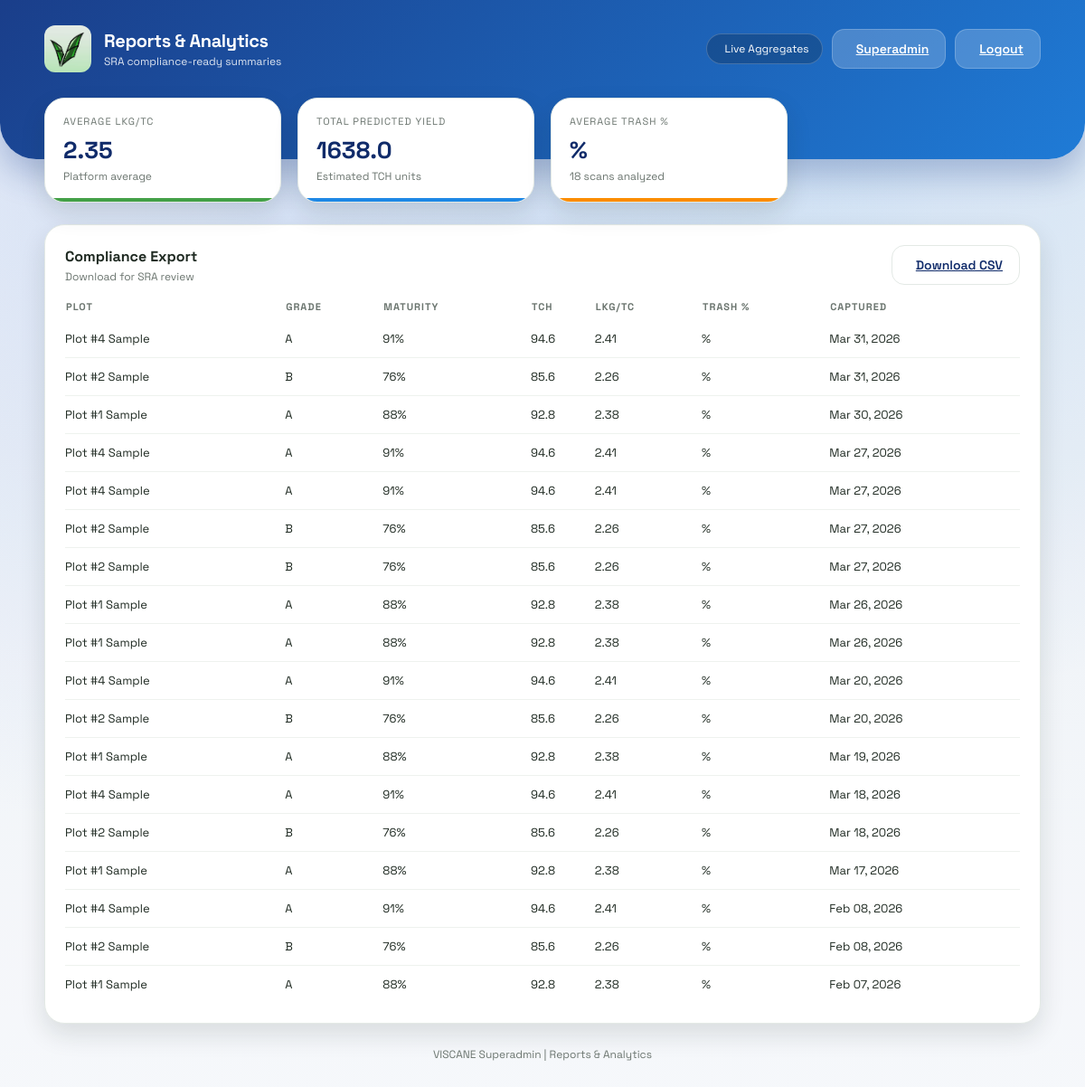
/superadmin/reports (signed in), run on an earlier commit of the app's database.
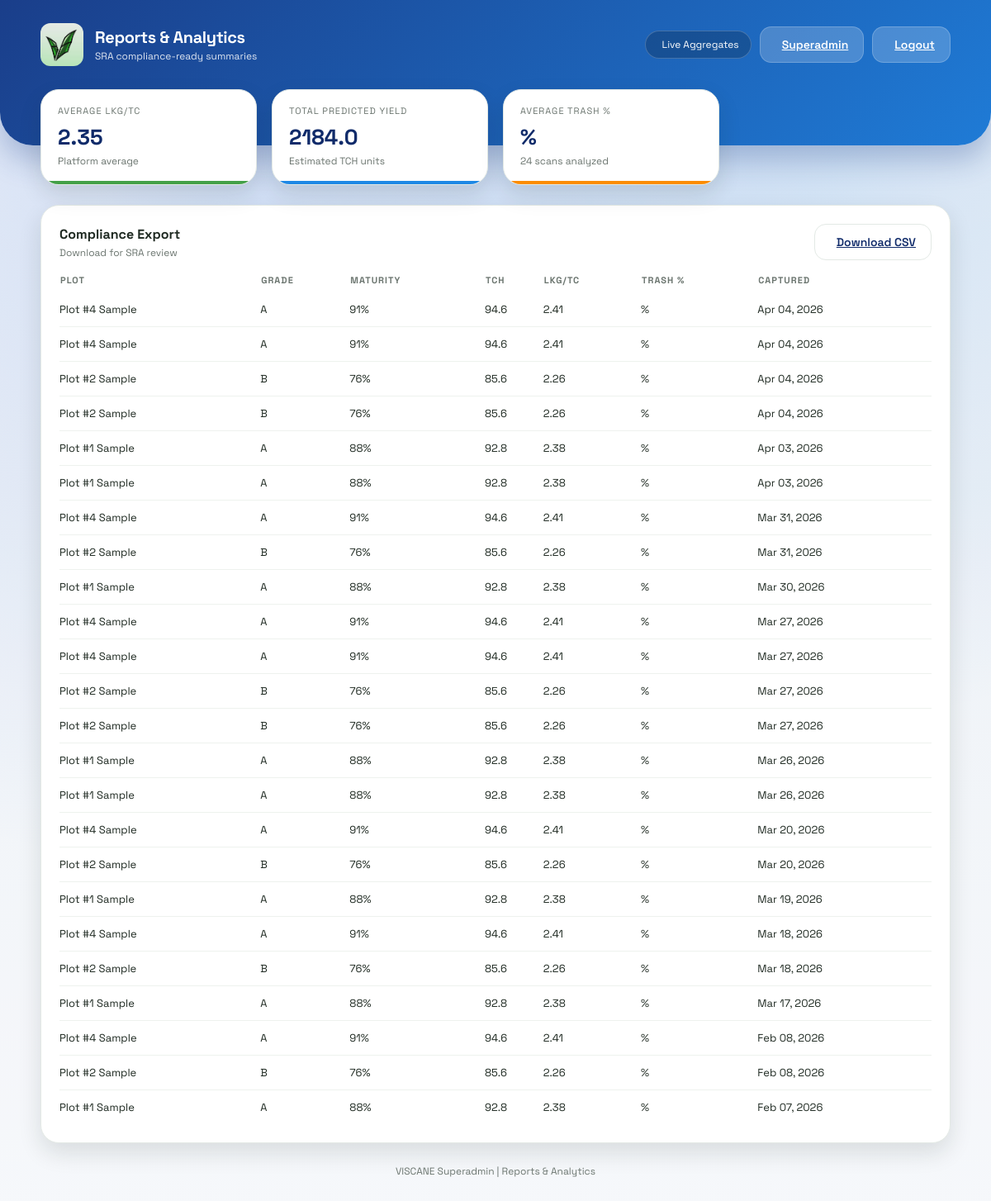
And on a later commit of the database.
### models.py (models this page shows)
class Scan(db.Model):
    id = db.Column(db.Integer, primary_key=True)
    user_id = db.Column(db.Integer, db.ForeignKey('user.id', ondelete='CASCADE'), nullable=False)
    plot_name = db.Column(db.String(80), nullable=False)
    grade = db.Column(db.String(2), nullable=False)
    maturity_pct = db.Column(db.Integer, nullable=False)
    status = db.Column(db.String(20), nullable=False, default='pending')
    created_at = db.Column(db.DateTime, default=datetime.utcnow, nullable=False)
    user = db.relationship('User', backref=db.backref('scans', lazy=True, cascade='all, delete-orphan'))

### app.py (the view)
@app.route('/superadmin/reports')
@role_required('superadmin')
def superadmin_reports():
    scans = Scan.query.order_by(Scan.created_at.desc()).all()
    total_scans = len(scans)
    rows = []
    total_tch = 0
    total_lkg_tc = 0
    total_trash = 0
    for scan in scans:
        tch, lkg_tc, trash_pct = estimate_scan_metrics(scan)
        total_tch += tch
        total_lkg_tc += lkg_tc
        total_trash += trash_pct
        rows.append({
            "plot_name": scan.plot_name,
            "grade": scan.grade,
            "maturity_pct": scan.maturity_pct,
            "tch": tch,
            "lkg_tc": lkg_tc,
            "created_at": scan.created_at
        })
    avg_lkg_tc = round(total_lkg_tc / total_scans, 2) if total_scans else 0
    avg_trash_pct = round(total_trash / total_scans, 2) if total_scans else 0
    total_predicted_yield = round(total_tch, 2) if total_scans else 0
    report = {
        "avg_lkg_tc": avg_lkg_tc,
        "total_predicted_yield": total_predicted_yield,
        "total_scans": total_scans
    }
    return render_template(
        'superadmin_reports.html',
        report=report,
        rows=rows,
        current_admin=get_current_admin()
    )

### app.py (called while the page is built)
def role_required(required_role):
    def decorator(view):
        @wraps(view)
        def wrapped(*args, **kwargs):
            admin_id = session.get('admin_id')
            if not admin_id:
                return redirect(url_for('admin_login'))
            admin = Admin.query.get(admin_id)
            if not admin or admin.is_archived or admin.role != required_role:
                return redirect(url_for('admin_portal'))
            return view(*args, **kwargs)
        return wrapped
    return decorator

def get_current_admin():
    admin_id = session.get('admin_id')
    if not admin_id:
        return None
    admin = Admin.query.get(admin_id)
    if not admin or admin.is_archived:
        return None
    return admin

def estimate_scan_metrics(scan):
    maturity = scan.maturity_pct or 0
    estimated_tch = round(40 + (maturity * 0.6), 2)
    estimated_lkg_tc = round(1.5 + (maturity * 0.01), 2)
    estimated_trash_pct = round(max(2, 12 - (maturity * 0.08)), 2)
    return estimated_tch, estimated_lkg_tc, estimated_trash_pct

### templates/superadmin_reports.html (shortened to what this page needs)
<!DOCTYPE html>
<html lang="en">
<head>
    <link rel="stylesheet" href="{{ url_for('static', filename='style.css') }}">
</head>
<body class="admin-layout">
    <header class="dashboard-header">
        <div class="header-content">
            <div class="brand">
                <div class="brand-icon">
                    <img src="{{ url_for('static', filename='logo.jpg') }}" alt="VISCANE Logo" style="width: 100%; height: 100%; object-fit: cover; border-radius: 12px;">
                </div>
                <div>
                    <p class="brand-title">Reports & Analytics</p>
                    <p class="brand-subtitle">SRA compliance-ready summaries</p>
                </div>
            </div>
            <div class="header-actions">
                <div class="status-pill">
                    Live Aggregates
                </div>
                <a class="btn light" href="/superadmin">
                    Superadmin
                </a>
                <a class="btn light" href="/admin-logout">
                    Logout
                </a>
            </div>
        </div>
    </header>
    <main class="dashboard-container fade-in">
        <section class="stats-grid">
            <div class="stat-card accent-green">
                <div class="stat-label">Average LKG/TC</div>
                <div class="stat-value">{{ report.avg_lkg_tc }}</div>
                <div class="stat-meta">Platform average</div>
            </div>
            <div class="stat-card accent-blue">
                <div class="stat-label">Total Predicted Yield</div>
                <div class="stat-value">{{ report.total_predicted_yield }}</div>
                <div class="stat-meta">Estimated TCH units</div>
            </div>
            <div class="stat-card accent-orange">
                <div class="stat-label">Average Trash %</div>
                <div class="stat-value">{{ report.avg_trash_pct }}%</div>
                <div class="stat-meta">{{ report.total_scans }} scans analyzed</div>
            </div>
        </section>
        <section class="panel">
            <div class="panel-header">
                <div>
                    <h3 class="panel-title">Compliance Export</h3>
                    <p class="panel-subtitle">Download for SRA review</p>
                </div>
                <a class="btn ghost" href="/superadmin/reports/download">
                    Download CSV
                </a>
            </div>
            <table class="data-table">
                <thead>
                    <tr>
                        <th>Plot</th>
                        <th>Grade</th>
                        <th>Maturity</th>
                        <th>TCH</th>
                        <th>LKG/TC</th>
                        <th>Trash %</th>
                        <th>Captured</th>
                    </tr>
                </thead>
                <tbody>
                    {% if rows %}
                        {% for row in rows %}
                            <tr>
                                <td>{{ row.plot_name }}</td>
                                <td>{{ row.grade }}</td>
                                <td>{{ row.maturity_pct }}%</td>
                                <td>{{ row.tch }}</td>
                                <td>{{ row.lkg_tc }}</td>
                                <td>{{ row.trash_pct }}%</td>
                                <td>{{ row.created_at.strftime('%b %d, %Y') }}</td>
                            </tr>
                        {% endfor %}
                    {% else %}
                        <tr>
                            <td colspan="7">No scan data available for reporting.</td>
                        </tr>
                    {% endif %}
                </tbody>
            </table>
        </section>
        <div class="footer-link">VISCANE Superadmin | Reports & Analytics</div>
    </main>
</body>
</html>

What changed in the data, as far as the page shows it:
added Scan: plot_name "Plot #4 Sample", grade "A", maturity_pct "91", tch "94.6", lkg_tc "2.41", created_at "Apr 04, 2026"
added Scan: plot_name "Plot #4 Sample", grade "A", maturity_pct "91", tch "94.6", lkg_tc "2.41", created_at "Apr 04, 2026"
added Scan: plot_name "Plot #2 Sample", grade "B", maturity_pct "76", tch "85.6", lkg_tc "2.26", created_at "Apr 04, 2026"
added Scan: plot_name "Plot #2 Sample", grade "B", maturity_pct "76", tch "85.6", lkg_tc "2.26", created_at "Apr 04, 2026"
added Scan: plot_name "Plot #1 Sample", grade "A", maturity_pct "88", tch "92.8", lkg_tc "2.38", created_at "Apr 03, 2026"
added Scan: plot_name "Plot #1 Sample", grade "A", maturity_pct "88", tch "92.8", lkg_tc "2.38", created_at "Apr 03, 2026"
Also different on the page:
{{ report.total_predicted_yield }}: "1638.0" → "2184.0"
{{ report.total_scans }}: "18" → "24"
